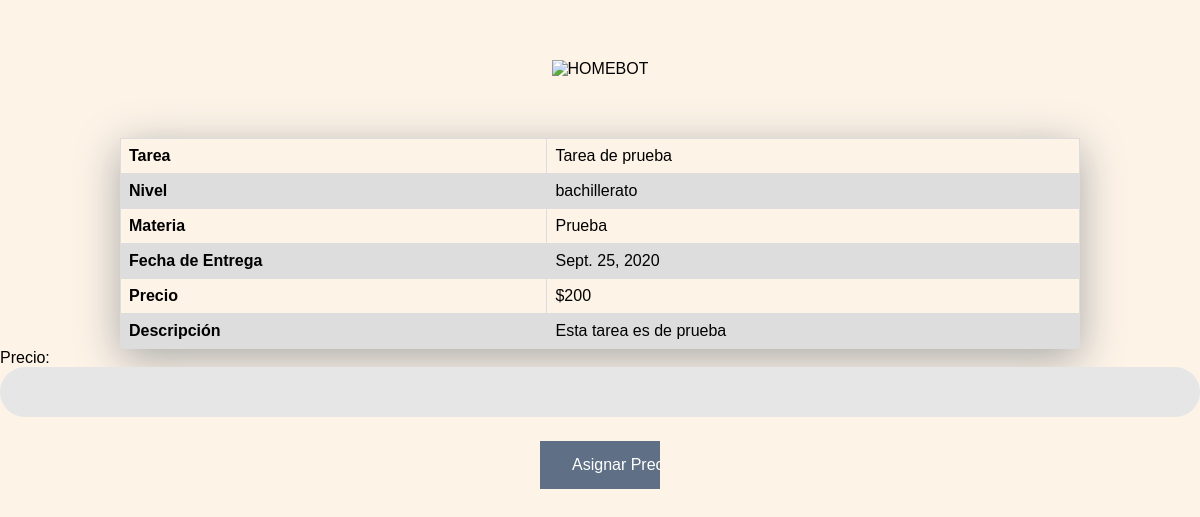
Screenshot of /staff/pricep/19 (signed in) with the database file from the repository.
### homeworkcrafter/models.py (models this page shows, shortened)
class Homework(models.Model):
    homework = models.CharField(max_length=64)
    name = models.CharField(max_length=32)
    email = models.CharField(max_length=64)
    number = models.CharField(max_length=32)
    level = models.CharField(max_length=32, default="bachillerato")
    subject = models.CharField(max_length=64)
    date = models.DateField()
    time = models.TimeField()
    description = models.CharField(max_length=5000)
    instruction_file = models.FileField(null = True, blank=True)
    price = models.IntegerField(null=True, blank=True)
    code = models.CharField(max_length=16, unique=True)
    paid = models.BooleanField(default=False)

### staff/views.py (the view)
# urls.py: path("pricep/<int:homework_id>", views.pricep, name="pricep"),
def pricep(request, homework_id):
    if not request.user.is_authenticated:
        return HttpResponseRedirect(reverse("staff:login"))
    if not request.user.is_staff:
        return HttpResponseForbidden("No tienes acceso a esta página.")
    try:
        homework = Homework.objects.get(pk=homework_id)
    except Homework.DoesNotExist:
        raise Http404("Homework does not exist")
    form = PriceForm()
    context = {
        "homework": homework,
        "form": form
    }
    request.session["toprice"] = homework_id
    return render(request, "staff/pricep.html", context)

### staff/forms.py
class PriceForm(forms.Form):
    price = forms.IntegerField(label="Precio", widget=forms.NumberInput(attrs={'class': 'input100'}))

### staff/templates/staff/pricep.html (shortened to what this page needs)
{% extends "staff/layout.html" %}
{% load static %}
{% block body %}
    <div class="pagehead">
        <img src="{% static 'staff/logo_big.png' %}" alt="HOMEBOT">
    </div>
    <table>
        <tr>
            <th>Tarea</th>
            <td>{{ homework.homework }}</td>
        </tr>
        <tr>
            <th>Nivel</th>
            <td>{{ homework.level }}</td>
        </tr>
        <tr>
            <th>Materia</th>
            <td>{{ homework.subject }}</td>
        </tr>
        <tr>
            <th>Fecha de Entrega</th>
            <td>{{ homework.date }}</td>
        </tr>
        <tr>
            <th>Precio</th>
            <td>${{ homework.price }}</td>
        </tr>
        <tr>
            <th>Descripción</th>
            <td>{{ homework.description }}</td>
        </tr>
    </table>
    <form action="{% url 'staff:addprice' %}" method="post">
        {{ form }}
        <div class="down"><input type="submit" value="Asignar Precio" id="register"></div>
    </form>
{% endblock %}

### staff/static/staff/main.css (style rules this page uses)
* { margin: 0px; padding: 0px; box-sizing: border-box; }
body, html { height: 100%; font-family: sans-serif; }
input { outline: none; border: none; }
.input100 { font-family: sans-serif; font-size: 15px; line-height: 1.5; color: #666666; display: block; width: 100%; background: #e6e6e6; height: 50px; border-radius: 25px; padding: 0 30px 0 68px; }

### staff/static/staff/style.css (style rules this page uses)
body { font-family: Arial, Helvetica, sans-serif; background-color: #fdf3e7; }
table { font-family: arial, sans-serif; border-collapse: collapse; width: 80%; margin: auto auto auto auto; box-shadow: 0px 10px 40px darkgray; padding: 10px; margin-top: 0%; }
td, th { border: 1px solid #dddddd; text-align: left; padding: 8px; }
tr:nth-child(even) { background-color: #dddddd; }
.pagehead { text-align: center; }
.pagehead img { padding: 5%; }
.down { text-align: center; padding-top: 2%; }
* { box-sizing: border-box; }
body { margin: 0; font-family: Arial, Helvetica, sans-serif; }
#register { background-color: #5f7086; border: none; color: white; padding: 15px 32px; text-align: center; text-decoration: none; display: inline-block; font-size: 16px; cursor: pointer; width: 10%; }

### rows the page displays
Homework: homework "Tarea de prueba", level "bachillerato", subject "Prueba", date "Sept. 25, 2020", price "200", description "Esta tarea es de prueba"
